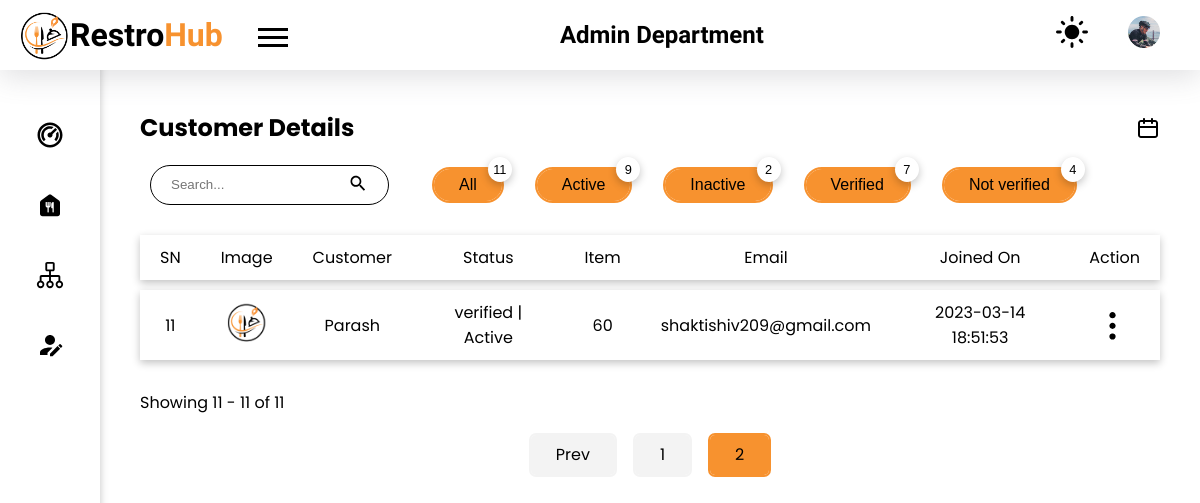
Page /admin/users/customer.php?page=2 (signed in) on the committed database.
### tables this page shows
CREATE TABLE `customer` (
  `id` int(10) NOT NULL,
  `names` varchar(100) NOT NULL,
  `username` varchar(100) DEFAULT NULL,
  `email` varchar(100) NOT NULL,
  `password` varchar(100) DEFAULT NULL,
  `provider` varchar(50) DEFAULT NULL,
  `date` datetime NOT NULL,
  `status` varchar(20) NOT NULL,
  `active` int(1) NOT NULL,
  `otp` varchar(11) DEFAULT NULL,
  `image` varchar(100) DEFAULT NULL,
  `count` int(11) NOT NULL
);

### admin/components/calculate-offset.php (called while the page is built, shortened)
<?php
if (isset($_GET['page'])) {
    $page = mysqli_real_escape_string($conn, $_GET['page']);
} else {
    $page = 1;
}
$offset = intval(($page - 1) * $limit);
?>

### admin/users/customer.php (the view, shortened to what this page needs)
<!DOCTYPE html>
<html lang="en">
<head>
    <link rel="stylesheet" href="../../styles/style.css">
</head>
<body>
    <?php
    require("./components/header.php");
    require("./components/sidebar.php");
    require("../../config.php");
    ?>
    <main class="admin_dashboard_body">
        <section class="dashboard_inner-head flex items-center">
            <h2>Customer Details</h2>
            <img src="../../images/ic_calender.svg" class="filter_by_date popper-btn" alt="filter">
        </section>
        <div class="flex items-center mt-20">
            <div class="flex items-center">
                <form action="#" method="post" class="search_form border-curve-lg">
                    <div class="flex items-center">
                        <input type="search" placeholder="Search..." class="no_outline search_employee" name="search-employee" id="search-employee">
                        <button type="submit" class="no_bg no_outline"><img src="../../images/ic_search.svg" alt="search icon"></button>
                    </div>
                </form>
                <?php
                $sql_all = "SELECT names,username,email,date,status FROM customer";
                $result_all = mysqli_query($conn, $sql_all);
                $count = mysqli_num_rows($result_all);
                $sql_active = "SELECT names,username,email,date,status FROM customer WHERE active = 1";
                $result_active = mysqli_query($conn, $sql_active);
                $count_active = mysqli_num_rows($result_active);
                $sql_inactive = "SELECT names,username,email,date,status FROM customer WHERE active = 0";
                $result_inactive = mysqli_query($conn, $sql_inactive);
                $count_inactive = mysqli_num_rows($result_inactive);
                $sql_verified = "SELECT names,username,email,date,status FROM customer WHERE status = 'verified'";
                $result_verified = mysqli_query($conn, $sql_verified);
                $count_verified = mysqli_num_rows($result_verified);
                $sql_not_verified = "SELECT names,username,email,date,status FROM customer WHERE status = 'not verified'";
                $result_not_verified = mysqli_query($conn, $sql_not_verified);
                $count_not_verified = mysqli_num_rows($result_not_verified);
                ?>
                <form action="./backend/specific-users.php" method="post">
                    <button type="submit" name="specific-users" class="button ml-35 border-curve-lg relative">All
                        <div class="count-top shadow"><?php
                                                        echo $count;
                                                        ?>
                        </div>
                </form>
                <form action="./backend/specific-users.php" method="post">
                    <button type="submit" name="specific-users" class="button ml-35 border-curve-lg relative">Active
                        <div class="count-top shadow"><?php
                                                        echo $count_active;
                                                        ?>
                        </div>
                </form>
                <form action="./backend/specific-users.php" method="post">
                    <button type="submit" name="specific-users" class="button ml-35 border-curve-lg relative">Inactive
                        <div class="count-top shadow"><?php
                                                        echo $count_inactive;
                                                        ?>
                        </div>
                </form>
                <form action="./backend/specific-users.php" method="post">
                    <button type="submit" name="specific-users" class="button ml-35 border-curve-lg relative">Verified
                        <div class="count-top shadow"><?php
                                                        echo $count_verified;
                                                        ?>
                        </div>
                </form>
                <form action="./backend/specific-users.php" method="post">
                    <button type="submit" name="specific-users" class="button ml-35 border-curve-lg relative">Not verified
                        <div class="count-top shadow"><?php
                                                        echo $count_not_verified;
                                                        ?>
                        </div>
                </form>
            </div>
        </div>
        <?php
        require '../../config.php';
        $limit = 10;
        require '../components/calculate-offset.php';
        $sql = "SELECT id, image, names,username,email,date,status,active FROM customer limit $offset, $limit";
        if (isset($_SESSION['filter-by'])) {
            $filter_by = $_SESSION['filter-by'];
            if ($filter_by == 'all') {
                $sql = "SELECT id, image, names,username,email,date,status,active FROM customer limit $offset, $limit";
            } else if ($filter_by == 'active') {
                $sql = "SELECT id, image, names,username,email,date,status,active FROM customer WHERE active = 1 limit $offset, $limit";
            } else if ($filter_by == 'inactive') {
                $sql = "SELECT id, image, names,username,email,date,status,active FROM customer WHERE active = 0 limit $offset, $limit";
            } else if ($filter_by == 'verified') {
                $sql = "SELECT id, image, names,username,email,date,status,active FROM customer WHERE status = 'verified' limit $offset, $limit";
            } else if ($filter_by == 'not verified') {
                $sql = "SELECT id, image, names,username,email,date,status,active FROM customer WHERE status = 'not verified' limit $offset, $limit";
            }
        } else {
            $sql = "SELECT id, image, names,username,email,date,status,active FROM customer limit $offset, $limit";
        }
        $result = mysqli_query($conn, $sql) or die(mysqli_error($conn));
        if (mysqli_num_rows($result) > 0) {
        ?>
            <table class="mt-20">
                <tr class="shadow">
                    <th>SN</th>
                    <th>Image</th>
                    <th>Customer</th>
                    <th>Status</th>
                    <th>Item</th>
                    <th>Email</th>
                    <th>Joined On</th>
                    <th>Action</th>
                </tr>
                <?php
                $i = $offset;
                while ($row = mysqli_fetch_assoc($result)) {
                    $i++;
                    $isActive = $row['active'] == 1 ? "Active" : "Inactive";
                    $img = $row['image'];
                ?>
                    <tr class="shadow">
                        <td><?php echo $i; ?></td>
                        <td>
                            <img src="<?php if ($img != "")
                                            echo $img;
                                        else
                                            echo "../../images/logo.png"; ?>" width="40px" height="40px">
                        </td>
                        <td><?php echo $row['names']; ?></td>
                        <td><?php echo $row['status'] . " | " . $isActive; ?></td>
                        <td>60</td>
                        <td><?php echo $row['email']; ?></td>
                        <td><?php echo $row['date']; ?></td>
                        <td class="table_action_container">
                            <button class="no_bg no_outline table_option-menu">
                                <img src="../../images//ic_options.svg" alt="options menu">
                            </button>
                        </td>
                    </tr>
                <?php
                }
                ?>
            </table>
        <?php
            require '../components/pagination.php';
        } else {
            echo "No data found";
        }
        ?>
    </main>
</body>
</html>

### styles/style.css (style rules this page uses)
:root { --black: #000000; --gray: #afafaf; --light-gray: #f3f3f3; --primary-color: #F7922F; --trans-black: #00000030; --very-trans-black: #00000020; --trans-green: #DCFFD380; --trans-green-text: #30B900; --trans-yellow: #fafd3e67; --trans-yellow-text: #46500C; --trans-purple: #FFA0FB66; --trans-purple-text: #A500F3; --trans-primary: #F7922F50; --trans-red: #FFD6D6; --trans-red-text: #934747; --white: #ffffff; }
* { margin: 0; padding: 0; box-sizing: border-box; list-style: none; text-decoration: none; color: var(--black); }
.no_outline { outline: none; border: none; }
.no_bg { background-color: transparent; }
body { background-color: var(--white); }
a, button, a>*, button>*, input[type="submit"], .menu__for-sidebar, .menu__for-sidebar>*, .admin_profile_image, .date_filter_close, .popper-btn, .pointer { cursor: pointer; }
.shadow { box-shadow: rgba(0, 0, 0, 0.24) 0px 3px 8px; }
.mt-20 { margin-top: 20px; }
.ml-35 { margin-left: 35px; }
.border-curve-lg { border-radius: 25px; }
.flex { display: flex; align-items: flex-start; justify-content: space-between; flex-direction: row; }
.items-center { align-items: center; }
.relative { position: relative; }
body, .body-text { font-family: 'Poppins', sans-serif; }
.button { background-color: var(--primary-color); padding: 7px 25px; font-size: 1rem; min-width: fit-content; border: none !important; vertical-align: middle; outline: 2px solid var(--primary-color); }
.search_form { border: 2px solid var(--black); height: 40px; margin: 0 10px; padding: 3px 5px; }
.admin_dashboard_body { padding: 40px 40px 40px 140px; max-width: 1440px; }
.table_action_container { position: relative; }
.count-top { position: absolute; top: -12px; right: -10px; background-color: var(--white); padding: 5px; border-radius: 50%; font-size: 0.8rem; min-height: 1.5rem; min-width: 1.5rem; }
.search_form { border: 1px solid var(--black); padding: 7px 20px; transition: 0.3s; }
.search_form div img { width: 20px; }
table { border-collapse: separate; border-spacing: 0 10px; text-align: center; width: 100%; }
table th { font-weight: normal; }
table tr { background-color: var(--white); }
table tr td, table tr th { padding: 10px 20px; width: fit-content; }
.table_option-menu { transform: rotate(90deg); cursor: pointer; height: 35px; vertical-align: middle; }
h2 { font-size: 24px; }

### rows in the picture
customer: names "Parash", status "verified", active "Active", email "shaktishiv209@gmail.com", date "2023-03-14 18:51:53"

### other values in the picture
$count "11"
$count_active "9"
$count_inactive "2"
$count_verified "7"
$count_not_verified "4"
$offset + 1 "11"
